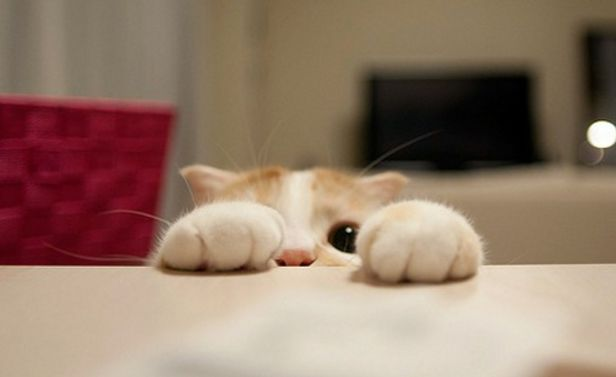
#> input picture cat.jpg, 616 x 377 px
$ python external_module.py
#> lines starting #> are read from the running program, lines starting #| are printed output that depends on the picture
# Pillow常见用法
from PIL import Image

im = Image.open('cat.jpg')
#> im is the input picture: PIL image 616x377 RGB; mean R, G, B 148.6, 123.5, 106.1
w, h = im.size
#> w = 616; h = 377
print('宽：%s,高：%s' % (w, h))
#| 宽：616,高：377

im.thumbnail((w // 2, h // 2))
#> im: PIL image 307x188 RGB
print('宽：%s,高：%s' % (w, h))
#| 宽：616,高：377
im.save('cat_narrow.jpg', 'jpeg')


# 模糊滤镜
from PIL import ImageFilter

im_filter = im.filter(ImageFilter.BLUR)
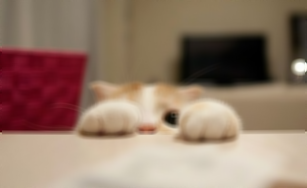
#> im_filter: PIL image 307x188 RGB; mean R, G, B 148.6, 123.5, 106.1
im_filter.save('blur.jpg','jpeg')
